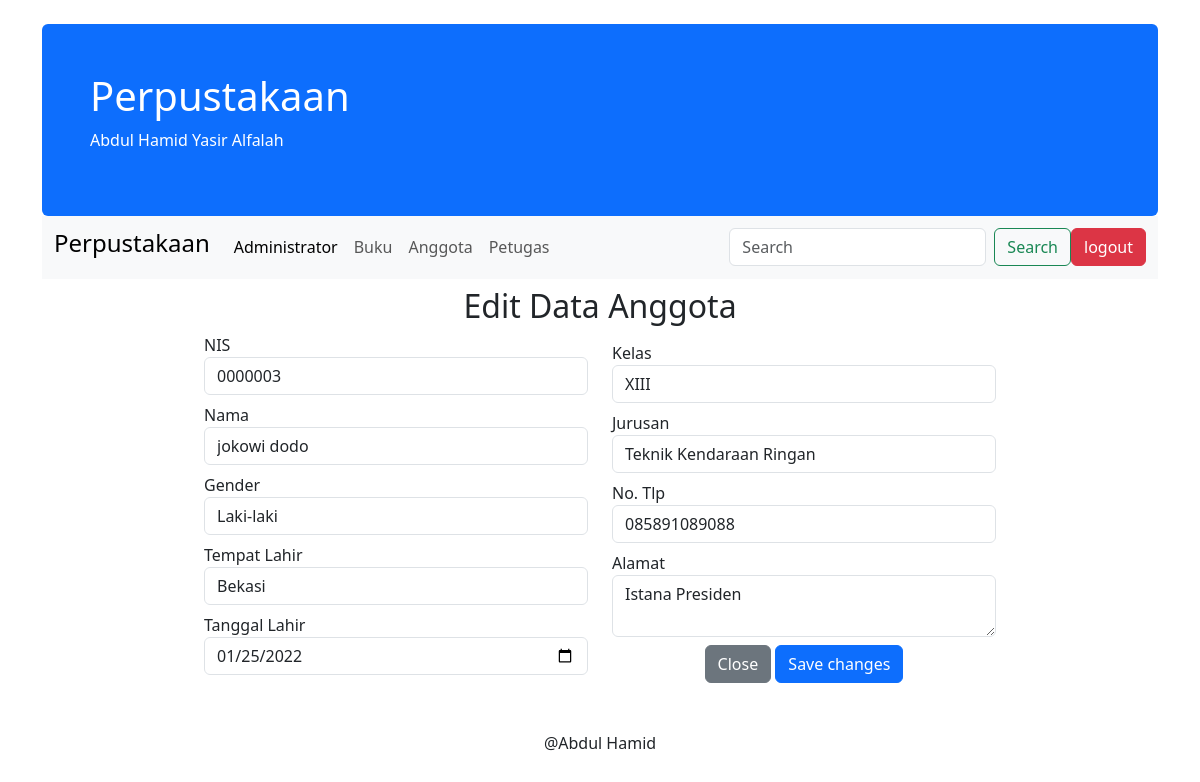
The page /admin.php?page=anggota-edit&edit&id=34 (signed in) on the database its author committed.
### tables this page shows
CREATE TABLE `anggota` (
  `id_anggota` int(11) NOT NULL,
  `nis` varchar(15) NOT NULL,
  `nama` varchar(30) NOT NULL,
  `id_kelas` int(11) NOT NULL,
  `id_jurusan` int(11) NOT NULL,
  `tempat_lahir` varchar(30) NOT NULL,
  `tgl_lahir` date NOT NULL,
  `no_telp` varchar(13) NOT NULL,
  `alamat` text NOT NULL,
  `jk` char(1) NOT NULL
);

CREATE TABLE `kelas` (
  `id_kelas` int(11) NOT NULL,
  `nama_kelas` varchar(10) NOT NULL
);

CREATE TABLE `jurusan` (
  `id_jurusan` int(11) NOT NULL,
  `nama_jurusan` varchar(50) NOT NULL
);

### anggota-edit.php (the view, shortened to what this page needs)
<?php
$id = $_GET['id'];
    $query = mysqli_query($koneksi,"SELECT anggota.id_anggota, anggota.nis, anggota.nama, anggota.jk,
        anggota.tempat_lahir,anggota.tgl_lahir, anggota.id_kelas, anggota.id_jurusan, anggota.no_telp,
        anggota.alamat, kelas.id_kelas, kelas.nama_kelas, jurusan.id_jurusan, jurusan.nama_jurusan
        FROM anggota
        JOIN kelas ON anggota.id_kelas = kelas.id_kelas
        JOIN jurusan ON anggota.id_jurusan = jurusan.id_jurusan
        WHERE id_anggota = '$id'");
    foreach ($query as $row) {
?>
<div class="row mt-2">
    <div class="col">
        <center><h2>Edit Data Anggota</h2></center>
    </div>
</div>
<div class="row">
    <div class="col-2"></div>
    <div class="col-4">
        <form action="?page=anggota-edit-proses" method="POST">
            <div class="form-group">
                <label for="">NIS</label>
                <input value="<?php echo $row['nis'] ?>" class="form-control" type="text" name="nis" placeholder="Nomor Induk Siswa" required>
            </div>
            <div class="form-group mt-2">
                <label for="">Nama</label>
                <input value="<?php echo $row['nama'] ?>" class="form-control" type="text" name="nama" placeholder="Nama Lengkap" required>
            </div>
            <div class="form-group mt-2">
                <label for="">Gender</label>
                <select class="form-control" name="jk">
                    <option value="<?php echo $row['jk'] ?>"><?php echo $row['jk']=="L"?"Laki-laki":"Perempuan"; ?></option>
                </select>
            </div>
            <div class="form-group mt-2">
                <label for="">Tempat Lahir</label>
                <input value="<?php echo $row['tempat_lahir'] ?>" class="form-control" type="text" name="tempat_lahir" placeholder="Tempat Lahir">
            </div>
            <div class="form-group mt-2">
                <label for="">Tanggal Lahir</label>
                <input value="<?php echo $row['tgl_lahir'] ?>" class="form-control" type="date" name="tgl_lahir">
            </div>
    </div>
    <div class="col-4">
            <div class="form-group mt-2">
                <label for="">Kelas</label>
                <select class="form-control" name="id_kelas" required>
                    <option value="<?php echo $row['id_kelas'] ?>"><?php echo $row['nama_kelas'] ?></option>
                </select>
            </div>
            <div class="form-group mt-2">
                <label for="">Jurusan</label>
                <select class="form-control" name="id_jurusan" required>
                    <option value="<?php echo $row['id_jurusan'] ?>"><?php echo $row['nama_jurusan'] ?></option>
                </select>
            </div>
            <div class="form-group mt-2">
                <label for="">No. Tlp</label>
                <input value="<?php echo $row['no_telp'] ?>" class="form-control" type="text" name="no_telp" placeholder="Nomor Telepon">
            </div>
                <div class="form-group mt-2">
                    <label for="">Alamat</label>
                    <textarea name="alamat" class="form-control" placeholder="Alamat Lengkap"><?php echo $row['alamat'] ?></textarea>
                </div>
                <div class="form-group mt-2">
                <center>
                <button type="button" class="btn btn-secondary" data-bs-dismiss="modal">Close</button>
                <button type="submit" name="save" class="btn btn-primary">Save changes</button>
                </center>
                </div>
    </div>
    <div class="col-2"></div>
</div>
<?php
    }
?>

### rows shown on the page
anggota: nis "0000003", nama "jokowi dodo", jk "Laki-laki", tempat_lahir "Bekasi", tgl_lahir "01/25/2022", id_kelas "XIII", id_jurusan "Teknik Kendaraan Ringan", no_telp "085891089088", alamat "Istana Presiden"
